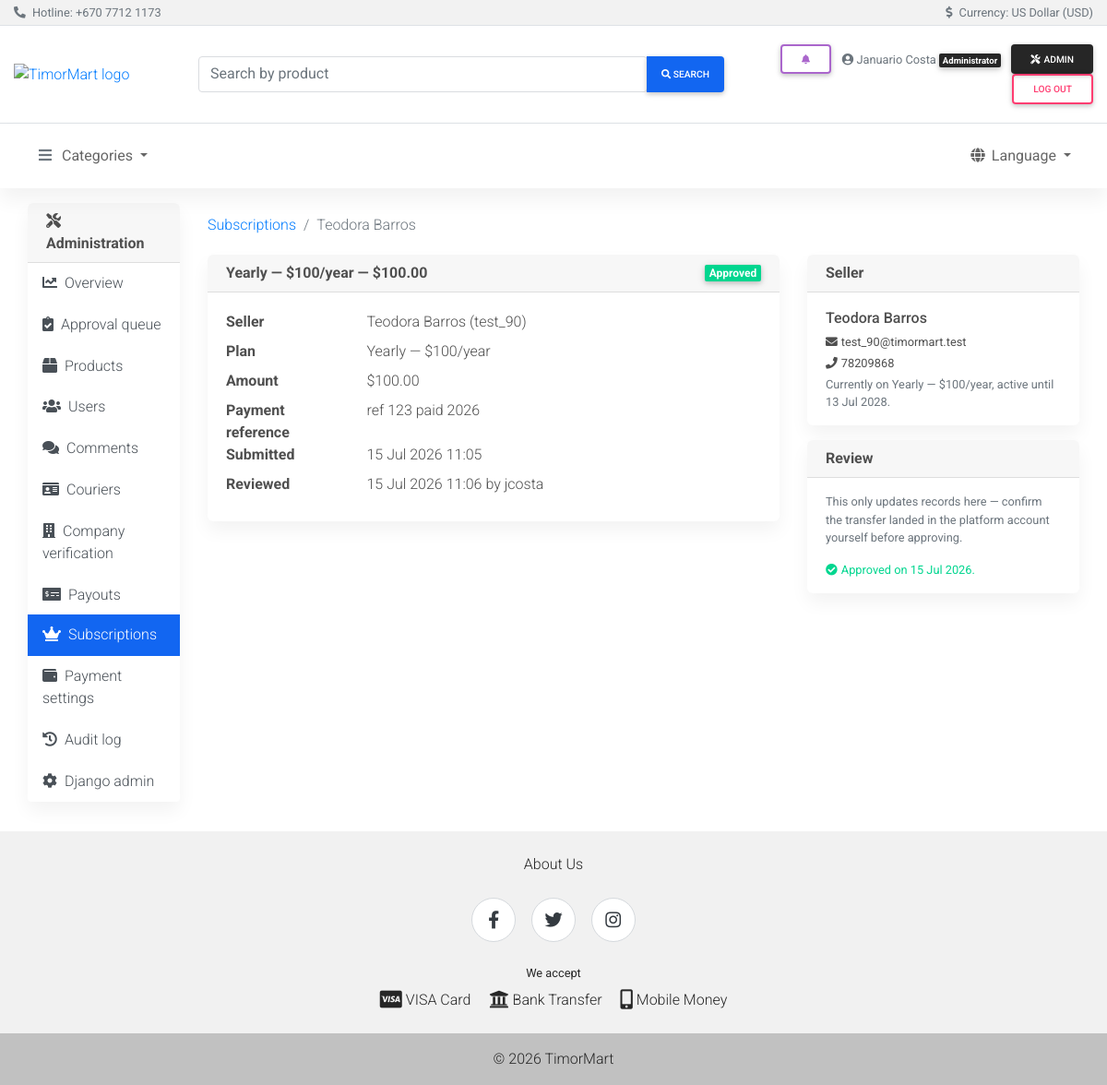
Screenshot of /dashboard/subscriptions/5/ (signed in) with the database file from the repository.
### olretail/subscription_models.py (models this page shows, shortened)
class SubscriptionRequest(models.Model):
    seller = models.ForeignKey('olretail.Seller', on_delete=models.CASCADE, related_name='subscription_requests')
    plan = models.CharField(
        max_length=10,
        choices=[(SubscriptionPlan.MONTHLY, SubscriptionPlan.MONTHLY.label),
                 (SubscriptionPlan.YEARLY, SubscriptionPlan.YEARLY.label)],
    )
    amount = models.DecimalField(max_digits=8, decimal_places=2)
    payment_reference = models.TextField(
        help_text=_("How/when you paid — e.g. bank transfer reference, mobile money confirmation.")
    )
    status = models.CharField(
        max_length=10, choices=SubscriptionRequestStatus.choices, default=SubscriptionRequestStatus.PENDING
    )
    admin_notes = models.TextField(blank=True)
    created_at = models.DateTimeField(auto_now_add=True)
    reviewed_at = models.DateTimeField(null=True, blank=True)
    reviewed_by = models.ForeignKey(
        settings.AUTH_USER_MODEL, on_delete=models.SET_NULL, null=True, blank=True, related_name='+'
    )
    class Meta:
        ordering = ['-created_at']

class SellerSubscription(models.Model):
    seller = models.OneToOneField('olretail.Seller', on_delete=models.CASCADE, related_name='subscription')
    plan = models.CharField(max_length=10, choices=SubscriptionPlan.choices, default=SubscriptionPlan.FREE)
    expires_at = models.DateTimeField(null=True, blank=True)
    updated_at = models.DateTimeField(auto_now=True)
    @property
    def is_paid_active(self):
        return (
            self.plan != SubscriptionPlan.FREE
            and self.expires_at is not None
            and self.expires_at > timezone.now()
        )

### olretail/models.py (models this page shows, shortened)
class Seller(models.Model):
    user = models.OneToOneField(User, on_delete=models.CASCADE)
    address = models.CharField(max_length=255)
    mobile = models.CharField(max_length=40)
    payment_instructions = models.TextField(
        blank=True,
        help_text=_(
            "Bank or mobile money details buyers use to pay you directly "
            "(e.g. bank name, account number, account holder name)."
        ),
    )
    seller_type = models.CharField(
        max_length=20, choices=SellerType.choices, default=SellerType.INDIVIDUAL,
    )
    company_name = models.CharField(max_length=200, blank=True)
    company_tin = models.CharField(max_length=50, blank=True, verbose_name="TIN")
    company_address = models.CharField(max_length=255, blank=True)
    company_bank_account = models.CharField(max_length=100, blank=True)
    business_document = models.ImageField(upload_to="seller_business_docs/", null=True, blank=True)
    verification_status = models.CharField(
        max_length=20, choices=SellerVerificationStatus.choices, default=SellerVerificationStatus.PENDING,
    )
    verification_note = models.TextField(blank=True)
    verified_at = models.DateTimeField(null=True, blank=True)
    verified_by = models.ForeignKey(
        User, on_delete=models.SET_NULL, null=True, blank=True, related_name="sellers_verified"
    )
    @property
    def get_name(self):
        if self.seller_type == SellerType.COMPANY and self.company_name:
            return self.company_name
        return self.user.get_full_name() or self.user.username

### dashboard/views.py (the view)
# urls.py: path("subscriptions/<int:pk>/", views.subscription_detail, name="subscription_detail"),
@admin_required
def subscription_detail(request, pk):
    sub_request = get_object_or_404(
        SubscriptionRequest.objects.select_related("seller__user"), pk=pk
    )
    subscription, _created = SellerSubscription.objects.get_or_create(seller=sub_request.seller)
    preview_expiry = preview_extended = None
    if sub_request.status == SubscriptionRequestStatus.PENDING:
        preview_expiry, preview_extended = subscription.compute_renewal(sub_request.plan, sub_request.created_at)
    return render(
        request,
        "dashboard/subscription_detail.html",
        {
            "section": "subscriptions",
            "sub_request": sub_request,
            "subscription": subscription,
            "preview_expiry": preview_expiry,
            "preview_extended": preview_extended,
        },
    )

### accounts/roles.py (called while the page is built)
def is_buyer(user):
    if not user.is_authenticated or user.is_staff:
        return False
    return hasattr(user, "buyer") or user.groups.filter(name=BUYER_GROUP).exists()

def is_seller(user):
    if not user.is_authenticated or user.is_staff:
        return False
    return hasattr(user, "seller")

def is_courier(user):
    if not user.is_authenticated or user.is_staff:
        return False
    return hasattr(user, "courier")

### olretail/context_processors.py (called while the page is built)
def categories(request):
    return {"categories": Category.objects.all()}

def roles(request):
    from accounts.roles import is_buyer, is_courier, is_seller  # local import: avoid app-load cycle
    return {
        "is_buyer": is_buyer(request.user),
        "is_seller": is_seller(request.user),
        "is_courier": is_courier(request.user),
    }

def notifications(request):
    if not request.user.is_authenticated:
        return {"unread_notification_count": 0, "recent_notifications": []}
    qs = Notification.objects.filter(recipient=request.user).select_related("order")
    return {
        "unread_notification_count": qs.filter(is_read=False).count(),
        "recent_notifications": qs[:8],
    }

### dashboard/templates/dashboard/subscription_detail.html (shortened to what this page needs)
{% extends 'dashboard/base.html' %}
{% block dash_content %}
<nav aria-label="breadcrumb">
  <ol class="breadcrumb bg-transparent px-0 mb-2">
    <li class="breadcrumb-item"><a href="{% url 'dashboard:subscriptions' %}">Subscriptions</a></li>
    <li class="breadcrumb-item active" aria-current="page">{{ sub_request.seller.get_name }}</li>
  </ol>
</nav>
<div class="row">
  <div class="col-lg-8 mb-3">
    <div class="card">
      <div class="card-header py-2 d-flex justify-content-between align-items-center">
        <span class="font-weight-bold">{{ sub_request.get_plan_display }} — ${{ sub_request.amount }}</span>
        {% if sub_request.status == 'pending' %}<span class="badge badge-warning">{{ sub_request.get_status_display }}</span>
        {% elif sub_request.status == 'approved' %}<span class="badge badge-success">{{ sub_request.get_status_display }}</span>
        {% else %}<span class="badge badge-danger">{{ sub_request.get_status_display }}</span>{% endif %}
      </div>
      <div class="card-body">
        <dl class="row mb-0">
          <dt class="col-sm-3">Seller</dt>
          <dd class="col-sm-9">{{ sub_request.seller.get_name }} ({{ sub_request.seller.user.username }})</dd>
          <dt class="col-sm-3">Plan</dt>
          <dd class="col-sm-9">{{ sub_request.get_plan_display }}</dd>
          <dt class="col-sm-3">Amount</dt>
          <dd class="col-sm-9">${{ sub_request.amount }}</dd>
          <dt class="col-sm-3">Payment reference</dt>
          <dd class="col-sm-9">{{ sub_request.payment_reference|linebreaks }}</dd>
          <dt class="col-sm-3">Submitted</dt>
          <dd class="col-sm-9">{{ sub_request.created_at|date:"j M Y H:i" }}</dd>
          {% if sub_request.reviewed_at %}
          <dt class="col-sm-3">Reviewed</dt>
          <dd class="col-sm-9">{{ sub_request.reviewed_at|date:"j M Y H:i" }} by {{ sub_request.reviewed_by }}</dd>
          {% endif %}
        </dl>
      </div>
    </div>
  </div>
  <div class="col-lg-4 mb-3">
    <div class="card mb-3">
      <div class="card-header py-2 font-weight-bold">Seller</div>
      <div class="card-body py-3">
        <p class="mb-1"><strong>{{ sub_request.seller.get_name }}</strong></p>
        <p class="mb-1 small"><i class="fas fa-envelope mr-1" aria-hidden="true"></i>{{ sub_request.seller.user.email|default:"—" }}</p>
        <p class="mb-1 small"><i class="fas fa-phone mr-1" aria-hidden="true"></i>{{ sub_request.seller.mobile }}</p>
        <p class="mb-0 small text-muted">
          {% if subscription.is_paid_active %}
          Currently on {{ subscription.get_plan_display }}, active until {{ subscription.expires_at|date:"j M Y" }}.
          {% else %}
          Currently on the free plan — {{ subscription.products_used }} listing(s) used.
          {% endif %}
        </p>
      </div>
    </div>
    <div class="card">
      <div class="card-header py-2 font-weight-bold">Review</div>
      <div class="card-body py-3">
        <p class="small text-muted">
          This only updates records here — confirm the transfer landed in the
          platform account yourself before approving.
        </p>
        {% if sub_request.status == 'pending' %}
        <p class="small mb-2">
          {% if preview_extended %}
          <i class="fas fa-forward mr-1 text-success" aria-hidden="true"></i>
          Approving will <strong>extend</strong> the current subscription to
          <strong>{{ preview_expiry|date:"j M Y" }}</strong>.
          {% else %}
          <i class="fas fa-play mr-1 text-success" aria-hidden="true"></i>
          Approving will activate a new period until
          <strong>{{ preview_expiry|date:"j M Y" }}</strong>.
          {% endif %}
        </p>
        <form method="post" action="{% url 'dashboard:subscription_action' sub_request.pk %}" class="mb-2"
              onsubmit="return confirm('Confirm payment was received and activate this subscription?');">
          {% csrf_token %}
          <input type="hidden" name="action" value="approve">
          <button type="submit" class="btn btn-success btn-sm btn-block m-0">
            <i class="fas fa-check mr-1" aria-hidden="true"></i>Confirm payment &amp; activate
          </button>
        </form>
        <form method="post" action="{% url 'dashboard:subscription_action' sub_request.pk %}"
              onsubmit="return this.reason.value.trim() !== '' || (alert('Please provide a reason — it is kept on record.'), false);">
          {% csrf_token %}
          <input type="hidden" name="action" value="reject">
          <textarea name="reason" class="form-control form-control-sm mb-2" rows="2"
                    placeholder="Reason for rejecting"></textarea>
          <button type="submit" class="btn btn-outline-danger btn-sm btn-block m-0">
            <i class="fas fa-times mr-1" aria-hidden="true"></i>Reject
          </button>
        </form>
        {% elif sub_request.status == 'approved' %}
        <p class="text-success small mb-0"><i class="fas fa-check-circle mr-1" aria-hidden="true"></i>Approved on {{ sub_request.reviewed_at|date:"j M Y" }}.</p>
        {% else %}
        <p class="text-danger small mb-0"><i class="fas fa-exclamation-circle mr-1" aria-hidden="true"></i>Rejected on {{ sub_request.reviewed_at|date:"j M Y" }}.</p>
        {% endif %}
      </div>
    </div>
  </div>
</div>
{% endblock %}

### templates/shared/header.html (shortened to what this page needs)
{% load i18n %}
{% load static %}
<header>
  <div class="bg-light border-bottom py-1">
    <div class="container-fluid d-flex flex-wrap justify-content-between align-items-center small text-muted">
      <div>
        <i class="fas fa-phone-alt mr-1" aria-hidden="true"></i>
        {% trans 'Hotline' %}: <a href="tel:+67077121173" class="text-muted">+670 7712 1173</a>
      </div>
      <div>
        <i class="fas fa-dollar-sign mr-1" aria-hidden="true"></i>
        {% trans 'Currency' %}: {% trans 'US Dollar (USD)' %}
      </div>
    </div>
  </div>
  <div class="container-fluid">
    <div class="row jumbotron white border-bottom mb-0 py-3 align-items-center">
      <div class="col-md-2 my-1">
        <a href="{% url 'olretail:index' %}" aria-label="{% trans 'Home' %}">
          <img src="{% static 'mdb/img/logo.jpg' %}" height="180" alt="TimorMart logo">
        </a>
      </div>
      <div class="col-md-6 my-1">
        <form action="{% url 'olretail:search' %}" method="get" role="search">
          <div class="md-form md-outline input-group md-input-group w-100 my-0">
            <input type="search" class="form-control mb-0" name="q" value="{{ query|default:'' }}"
                   placeholder="{% trans 'Search by product' %}" aria-label="{% trans 'Search by product' %}">
            <div class="input-group-append">
              <button class="btn btn-primary btn-md px-3 m-0" type="submit">
                <i class="fa fa-search" aria-hidden="true"></i>
                <span class="d-none d-sm-inline"> {% trans 'Search' %}</span>
              </button>
            </div>
          </div>
        </form>
      </div>
      <div class="col-md-4 my-1 text-md-right">
        {% if user.is_authenticated %}
        <div class="dropdown d-inline-block mr-2">
          <a class="btn btn-sm btn-outline-secondary my-0 position-relative" href="#" role="button"
             id="notificationsDropdown" data-toggle="dropdown" aria-haspopup="true" aria-expanded="false"
             aria-label="{% trans 'Notifications' %}">
            <i class="fas fa-bell" aria-hidden="true"></i>
          </a>
        </div>
        <span class="text-muted small mr-2">
          <i class="fas fa-user-circle" aria-hidden="true"></i>
          {{ user.get_full_name|default:user.username }}
          {% if user.is_staff %}<span class="badge badge-dark">{% trans 'Administrator' %}</span>
          {% elif is_buyer and is_seller %}<span class="badge badge-light border">{% trans 'Buyer & Seller' %}</span>
          {% elif is_seller %}<span class="badge badge-light border">{% trans 'Seller' %}</span>
          {% elif is_buyer %}<span class="badge badge-light border">{% trans 'Buyer' %}</span>{% endif %}
        </span>
        {% if user.is_staff %}
        <a href="{% url 'dashboard:overview' %}" class="btn btn-sm btn-dark my-0">
          <i class="fas fa-tools mr-1" aria-hidden="true"></i>{% trans 'Admin' %}
        </a>
        {% endif %}
        <form action="{% url 'accounts:logout' %}" method="post" class="d-inline">
          <button type="submit" class="btn btn-sm btn-outline-danger my-0">{% trans 'Log out' %}</button>
        </form>
        {% else %}
        <a href="{% url 'accounts:login' %}" class="btn btn-sm btn-outline-primary my-0">{% trans 'Sign in' %}</a>
        <a href="{% url 'accounts:register' %}" class="btn btn-sm btn-primary my-0">{% trans 'Sign up' %}</a>
        {% endif %}
      </div>
    </div>
  </div>
  <nav class="navbar navbar-expand-lg sticky-top navbar-light white">
    <div class="container-fluid">
      <div class="collapse navbar-collapse" id="mainNav">
        <ul class="navbar-nav align-items-start">
          <li class="nav-item dropdown">
            <a class="nav-link dropdown-toggle" data-toggle="dropdown" href="#" role="button"
               aria-haspopup="true" aria-expanded="false">
              <i class="fas fa-bars text-muted mr-2" aria-hidden="true"></i>{% trans 'Categories' %}
            </a>
          </li>
        </ul>
        <ul class="navbar-nav ml-md-auto align-items-start">
          <li class="nav-item dropdown">
            <a class="nav-link dropdown-toggle" data-toggle="dropdown" href="#" role="button"
               aria-haspopup="true" aria-expanded="false">
              <i class="fas fa-globe mr-1" aria-hidden="true"></i>{% trans 'Language' %}
            </a>
          </li>
        </ul>
      </div>
    </div>
  </nav>
</header>

### templates/shared/base.html (style rules this page uses)
html { scroll-behavior: smooth; }
img { max-width: 100%; }
.card-body, td, .alert, .list-group-item { overflow-wrap: anywhere; }

### rows the page displays
SubscriptionRequest: seller.get_name "Teodora Barros", plan "Yearly — $100/year", amount "100.00", status "Approved", seller.user.username "test_90", payment_reference "ref 123 paid 2026", created_at "15 Jul 2026 11:05", reviewed_at "15 Jul 2026 11:06", reviewed_by "jcosta", seller.user.email "test_90@timormart.test", seller.mobile "78209868", reviewed_at "15 Jul 2026"
SellerSubscription: plan "Yearly — $100/year", expires_at "13 Jul 2028"

### other values shown
{{ user.get_full_name|default:user.username }} "Januario Costa"
